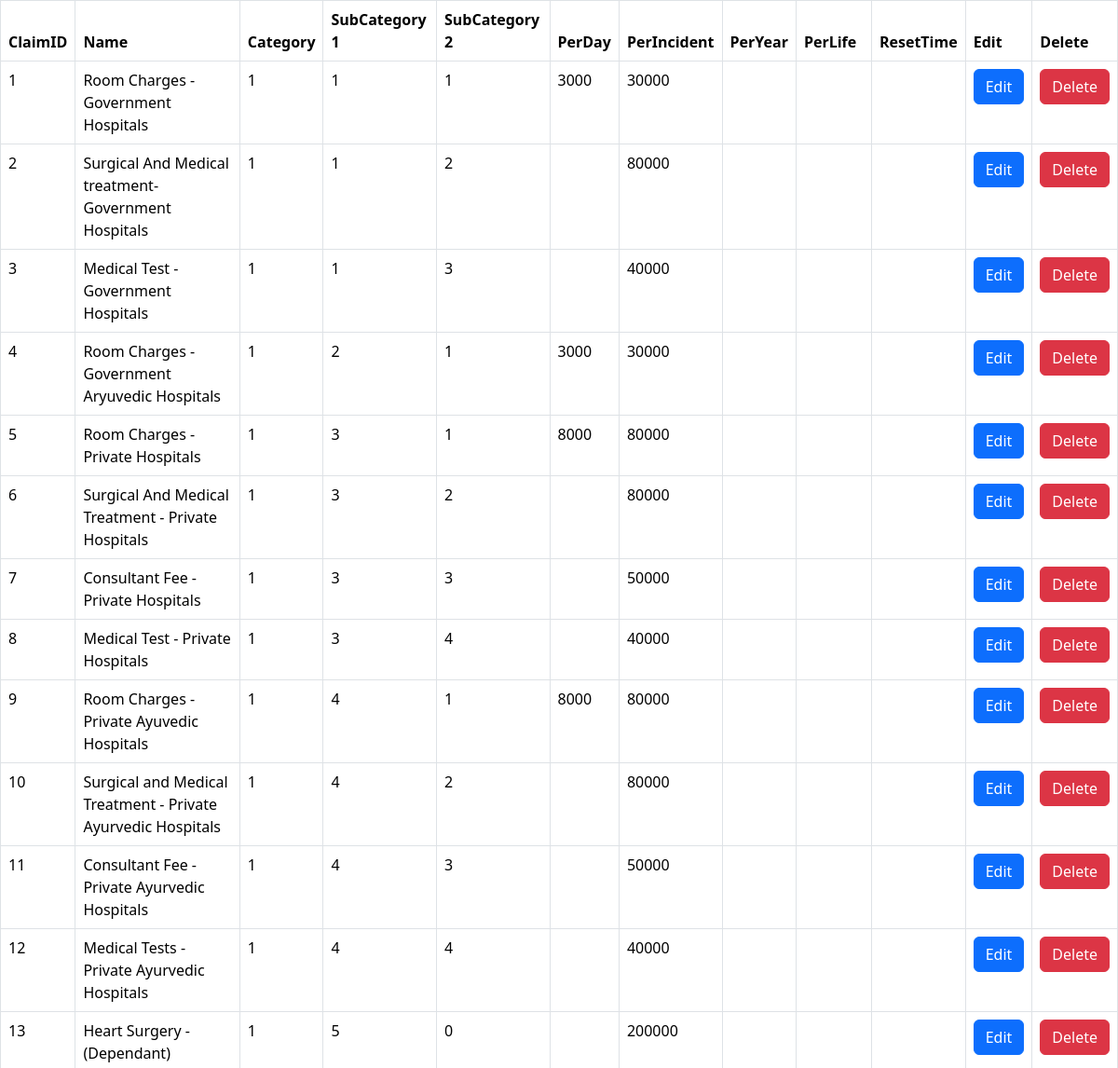
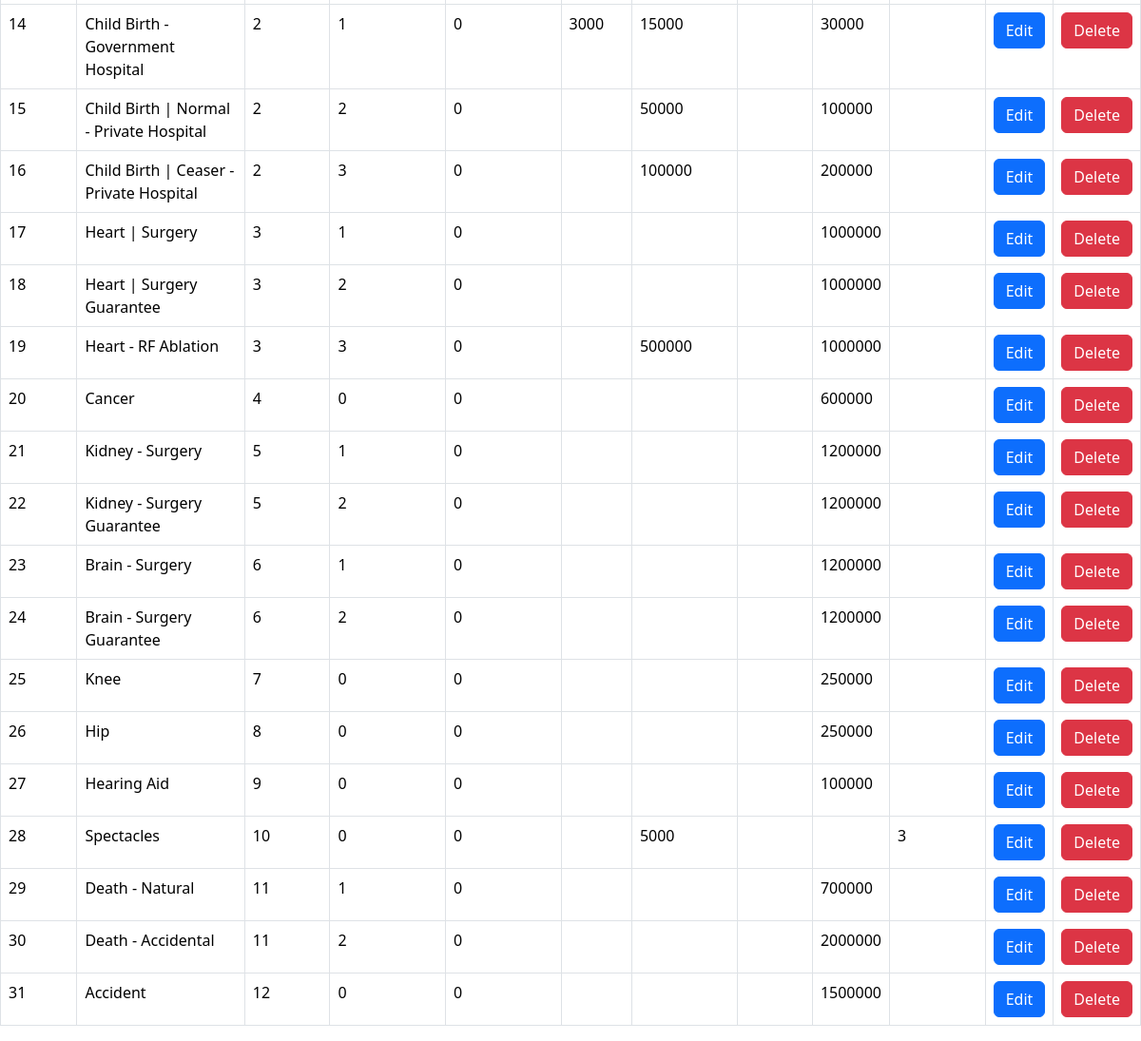
The page /claim-table.php on the database its author committed (2 pictures, top to bottom).
### tables this page shows
CREATE TABLE `claim_info` (
  `ClaimID` int(11) NOT NULL,
  `Name` varchar(255) NOT NULL,
  `Category` varchar(50) DEFAULT NULL,
  `CategoryName` varchar(255) DEFAULT NULL,
  `SubCategory 1` int(11) DEFAULT NULL,
  `SubCategory 1 Name` varchar(255) DEFAULT NULL,
  `SubCategory 2` int(11) DEFAULT NULL,
  `SubCategory 2 Name` varchar(255) DEFAULT NULL,
  `PerDay` int(11) DEFAULT NULL,
  `PerIncident` int(11) DEFAULT NULL,
  `PerYear` int(11) DEFAULT NULL,
  `PerLife` int(11) DEFAULT NULL,
  `ResetTime` int(11) DEFAULT NULL
);

### claim-table.php (the view, shortened to what this page needs)
<?php
    require_once('config/db.php');
    $query = "Select * from claim_info";
    $result = mysqli_query($conn,$query);
?>
<!DOCTYPE html>
<html lang="en">
<head>
    <link href="https://cdn.jsdelivr.net/npm/bootstrap@5.3.3/dist/css/bootstrap.min.css" rel="stylesheet"
>
        <link href="https://cdn.datatables.net/1.11.4/css/dataTables.bootstrap5.min.css" rel="stylesheet">
</head>
<body>
    <div class="table">
      <table class="table table-bordered " >
  <thead>
    <tr>
          <th scope="col">ClaimID</th>
          <th scope="col">Name</th>
          <th scope="col">Category</th>
          <th scope="col">SubCategory 1</th>
          <th scope="col">SubCategory 2</th>
          <th scope="col">PerDay</th>
          <th scope="col">PerIncident</th>
          <th scope="col">PerYear</th>
          <th scope="col">PerLife</th>
          <th scope="col">ResetTime</th>
          <th scope="col">Edit</th>
          <th scope="col">Delete</th>
    </tr>
  </thead>
      <tbody class="tb-background">
        <tr>
          <?php
            while($row=mysqli_fetch_assoc($result))
            {
          ?>
                <td><?php echo $row['ClaimID'] ?></td>
                <td><?php echo $row['Name'] ?></td>
                <td><?php echo $row['Category'] ?></td>
                <td><?php echo $row['SubCategory 1'] ?></td>
                <td><?php echo $row['SubCategory 2'] ?></td>
                <td><?php echo $row['PerDay'] ?></td>
                <td><?php echo $row['PerIncident'] ?></td>
                <td><?php echo $row['PerYear'] ?></td>
                <td><?php echo $row['PerLife'] ?></td>
                <td><?php echo $row['ResetTime'] ?></td>
                <td><button type="button" class="btn btn-primary edit_data" data-bs-toggle="modal" data-bs-target="#exampleModal">Edit</button> </td>
                <td><a href="#" class="btn btn-danger">Delete</a></td>
              </tr>
          <?php
            }
          ?>
      </tbody>
</table>
  </div>
</body>
</html>

### claim-table.php (style rules this page uses)
.table { paddingg: 15px; }
.tb-background { background-image: url('./images/back.jpg'); background-size: cover; background-repeat: no-repeat; }

### rows shown on the page
claim_info: ClaimID "1", Name "Room Charges - Government Hospitals", Category "1", SubCategory 1 "1", SubCategory 2 "1", PerDay "3000", PerIncident "30000"
claim_info: ClaimID "2", Name "Surgical And Medical treatment- Government Hospitals", Category "1", SubCategory 1 "1", SubCategory 2 "2", PerIncident "80000"
claim_info: ClaimID "3", Name "Medical Test - Government Hospitals", Category "1", SubCategory 1 "1", SubCategory 2 "3", PerIncident "40000"
claim_info: ClaimID "4", Name "Room Charges - Government Aryuvedic Hospitals", Category "1", SubCategory 1 "2", SubCategory 2 "1", PerDay "3000", PerIncident "30000"
claim_info: ClaimID "5", Name "Room Charges - Private Hospitals", Category "1", SubCategory 1 "3", SubCategory 2 "1", PerDay "8000", PerIncident "80000"
claim_info: ClaimID "6", Name "Surgical And Medical Treatment - Private Hospitals", Category "1", SubCategory 1 "3", SubCategory 2 "2", PerIncident "80000"
claim_info: ClaimID "7", Name "Consultant Fee - Private Hospitals", Category "1", SubCategory 1 "3", SubCategory 2 "3", PerIncident "50000"
claim_info: ClaimID "8", Name "Medical Test - Private Hospitals", Category "1", SubCategory 1 "3", SubCategory 2 "4", PerIncident "40000"
claim_info: ClaimID "9", Name "Room Charges - Private Ayuvedic Hospitals", Category "1", SubCategory 1 "4", SubCategory 2 "1", PerDay "8000", PerIncident "80000"
claim_info: ClaimID "10", Name "Surgical and Medical Treatment - Private Ayurvedic Hospitals", Category "1", SubCategory 1 "4", SubCategory 2 "2", PerIncident "80000"
claim_info: ClaimID "11", Name "Consultant Fee - Private Ayurvedic Hospitals", Category "1", SubCategory 1 "4", SubCategory 2 "3", PerIncident "50000"
claim_info: ClaimID "12", Name "Medical Tests - Private Ayurvedic Hospitals", Category "1", SubCategory 1 "4", SubCategory 2 "4", PerIncident "40000"
claim_info: ClaimID "13", Name "Heart Surgery - (Dependant)", Category "1", SubCategory 1 "5", SubCategory 2 "0", PerIncident "200000"
claim_info: ClaimID "14", Name "Child Birth - Government Hospital", Category "2", SubCategory 1 "1", SubCategory 2 "0", PerDay "3000", PerIncident "15000", PerLife "30000"
claim_info: ClaimID "15", Name "Child Birth | Normal - Private Hospital", Category "2", SubCategory 1 "2", SubCategory 2 "0", PerIncident "50000", PerLife "100000"
claim_info: ClaimID "16", Name "Child Birth | Ceaser - Private Hospital", Category "2", SubCategory 1 "3", SubCategory 2 "0", PerIncident "100000", PerLife "200000"
claim_info: ClaimID "17", Name "Heart | Surgery", Category "3", SubCategory 1 "1", SubCategory 2 "0", PerLife "1000000"
claim_info: ClaimID "18", Name "Heart | Surgery Guarantee", Category "3", SubCategory 1 "2", SubCategory 2 "0", PerLife "1000000"
claim_info: ClaimID "19", Name "Heart - RF Ablation", Category "3", SubCategory 1 "3", SubCategory 2 "0", PerIncident "500000", PerLife "1000000"
claim_info: ClaimID "20", Name "Cancer", Category "4", SubCategory 1 "0", SubCategory 2 "0", PerLife "600000"
claim_info: ClaimID "21", Name "Kidney - Surgery", Category "5", SubCategory 1 "1", SubCategory 2 "0", PerLife "1200000"
claim_info: ClaimID "22", Name "Kidney - Surgery Guarantee", Category "5", SubCategory 1 "2", SubCategory 2 "0", PerLife "1200000"
claim_info: ClaimID "23", Name "Brain - Surgery", Category "6", SubCategory 1 "1", SubCategory 2 "0", PerLife "1200000"
claim_info: ClaimID "24", Name "Brain - Surgery Guarantee", Category "6", SubCategory 1 "2", SubCategory 2 "0", PerLife "1200000"
claim_info: ClaimID "25", Name "Knee", Category "7", SubCategory 1 "0", SubCategory 2 "0", PerLife "250000"
claim_info: ClaimID "26", Name "Hip", Category "8", SubCategory 1 "0", SubCategory 2 "0", PerLife "250000"
claim_info: ClaimID "27", Name "Hearing Aid", Category "9", SubCategory 1 "0", SubCategory 2 "0", PerLife "100000"
claim_info: ClaimID "28", Name "Spectacles", Category "10", SubCategory 1 "0", SubCategory 2 "0", PerIncident "5000", ResetTime "3"
claim_info: ClaimID "29", Name "Death - Natural", Category "11", SubCategory 1 "1", SubCategory 2 "0", PerLife "700000"
claim_info: ClaimID "30", Name "Death - Accidental", Category "11", SubCategory 1 "2", SubCategory 2 "0", PerLife "2000000"
claim_info: ClaimID "31", Name "Accident", Category "12", SubCategory 1 "0", SubCategory 2 "0", PerLife "1500000"
